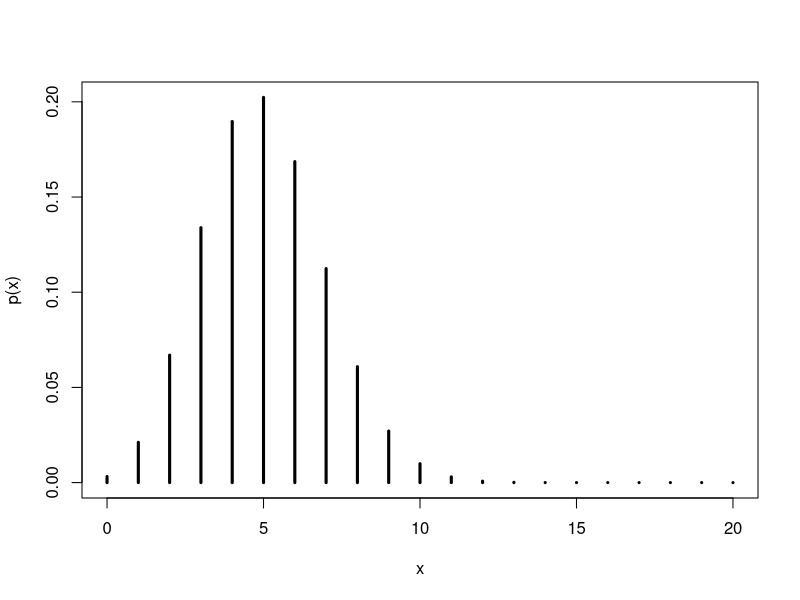
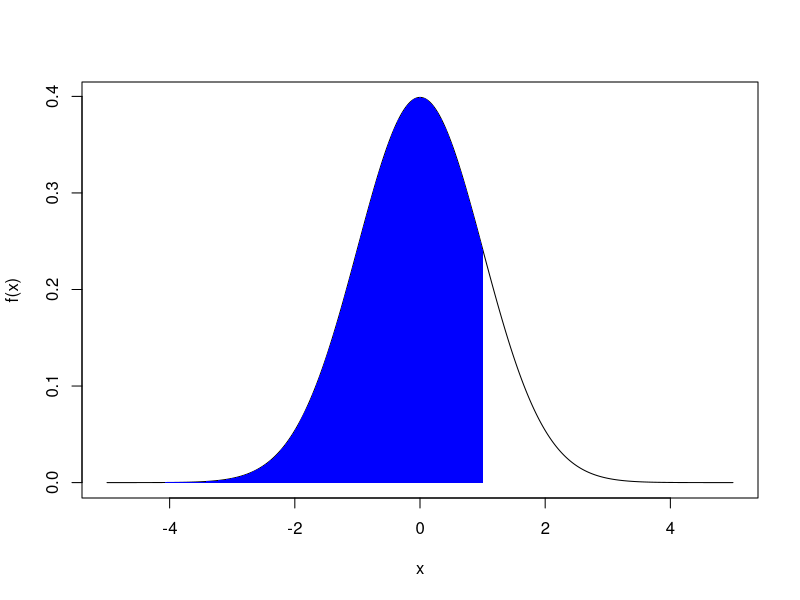
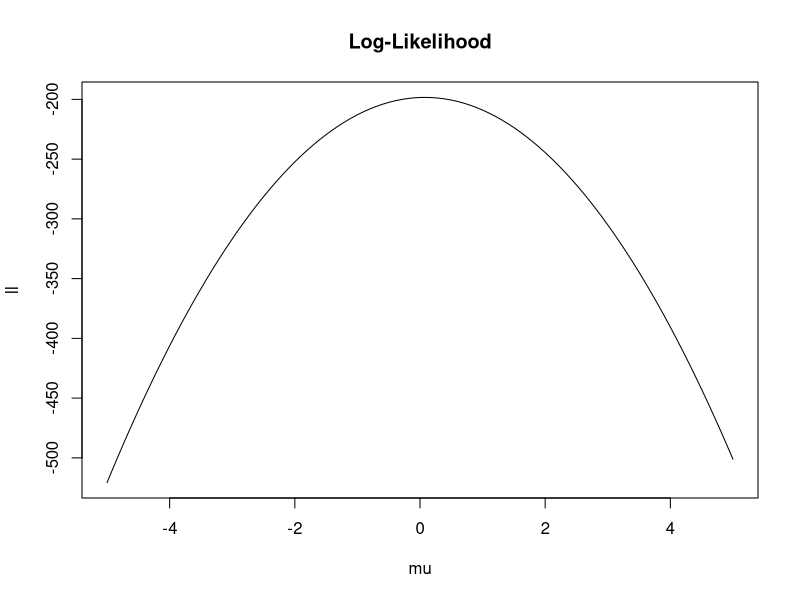
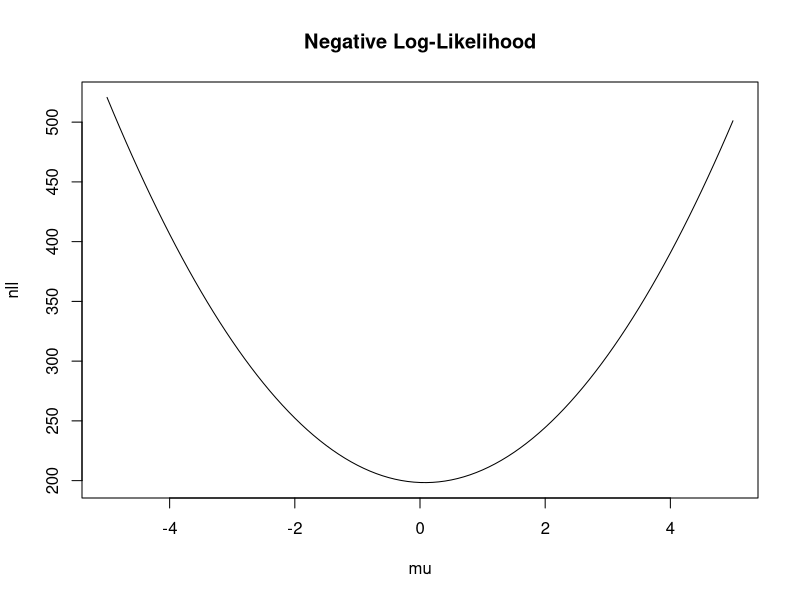
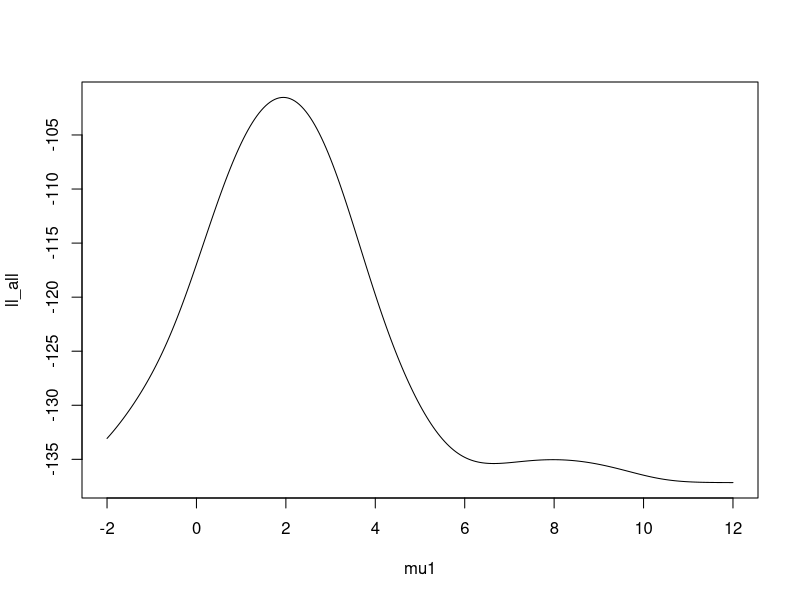

Generate these figures, in order, with R:
## ---- chunk 1
x <- 0:20
px <- dbinom(x, size = 20, prob = 0.25)
plot(x, px, ylab = "p(x)", xlab = "x", col = "black", lwd = 3, type = "h")
## ---- chunk 2
x <- seq(-5, 5, by = 0.01)
fx <- dnorm(x, 0, 1)
plot(x, fx, ylab = "f(x)", xlab = "x", type = "l")
polygon(c(x[x <= 1], 1, 0), c(fx[x <= 1], 0, 0), col="blue", border=NA)
## ---- chunk 3
  mean(rbinom(10000, size = 10, prob = 0.25))
  sum((0:10)*dbinom(0:10, size = 10, prob = 0.25))
## ---- chunk 4
  mean(rgamma(10000, 1, 2))
  integrate(\(x){x*dgamma(x,1,2)}, lower=0, upper=Inf)$value
## ---- chunk 5
  var(rgamma(10000, 1, 2))
  integrate(\(x){x^2*dgamma(x,1,2)}, lower=0, upper=Inf)$value - (1/2)^2
## ---- chunk 6
#| layout-ncol: 2
#| fig-width: 5
#| fig-height: 4
#| out-width: "100%"

x <- rnorm(100, 0.25, 2)
ll <- function(mu_vector) {
  sapply(mu_vector, function(m) {
    sum(dnorm(x, mean = m, sd = 2, log = TRUE))
  })
}
mu <- seq(-5, 5, 0.1)

plot(mu, ll(mu), xlab = "mu", ylab = "ll", main = "Log-Likelihood", type = "l")

plot(mu, -ll(mu), xlab = "mu", ylab = "nll", main = "Negative Log-Likelihood", type = "l")
## ---- chunk 7
set.seed(24)
x <- rnorm(100, 0.25, 2)
nll <- \(pars){
  mu <- pars[1]
  sigma <- exp(pars[2])
  -sum(dnorm(x, mu, sigma, log = TRUE))
}

optim(c(0,0), nll)
# nlminb(c(0,0), nll)
## ---- chunk 8
set.seed(42)
x <- c(rnorm(30, 2, 1), c(30, 8, 1))
ll <- \(mu){
  sum(log(0.5*dnorm(x, mu, 1) + 0.5*dnorm(x, 4, 3)))
}
mu1 <- seq(-2, 12, by = 0.05)
ll_all <- sapply(mu1, FUN = \(y){ll(y)})
plot(mu1, ll_all, type = 'l')
